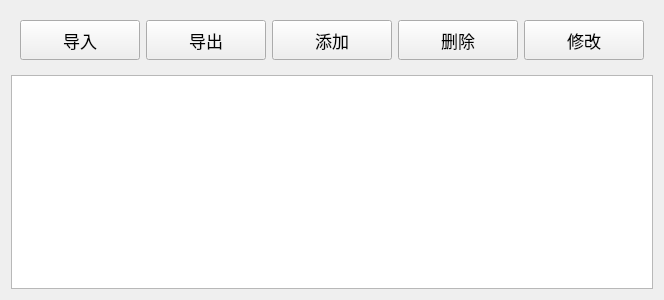
<?xml version="1.0" encoding="UTF-8"?>
<ui version="4.0">
 <class>Safety_rules</class>
 <widget class="QWidget" name="Safety_rules">
  <property name="geometry">
   <rect>
    <x>0</x>
    <y>0</y>
    <width>660</width>
    <height>300</height>
   </rect>
  </property>
  <property name="windowTitle">
   <string>Form</string>
  </property>
  <layout class="QVBoxLayout" name="verticalLayout">
   <item alignment="Qt::AlignLeft">
    <widget class="QWidget" name="opt" native="true">
     <layout class="QHBoxLayout" name="horizontalLayout">
      <item>
       <widget class="QPushButton" name="btn_import">
        <property name="minimumSize">
         <size>
          <width>120</width>
          <height>40</height>
         </size>
        </property>
        <property name="font">
         <font>
          <pointsize>13</pointsize>
         </font>
        </property>
        <property name="text">
         <string>导入</string>
        </property>
       </widget>
      </item>
      <item>
       <widget class="QPushButton" name="btn_output">
        <property name="minimumSize">
         <size>
          <width>120</width>
          <height>40</height>
         </size>
        </property>
        <property name="font">
         <font>
          <pointsize>13</pointsize>
         </font>
        </property>
        <property name="text">
         <string>导出</string>
        </property>
       </widget>
      </item>
      <item>
       <widget class="QPushButton" name="add">
        <property name="minimumSize">
         <size>
          <width>120</width>
          <height>40</height>
         </size>
        </property>
        <property name="font">
         <font>
          <pointsize>13</pointsize>
         </font>
        </property>
        <property name="text">
         <string>添加</string>
        </property>
       </widget>
      </item>
      <item>
       <widget class="QPushButton" name="del">
        <property name="minimumSize">
         <size>
          <width>120</width>
          <height>40</height>
         </size>
        </property>
        <property name="font">
         <font>
          <pointsize>13</pointsize>
         </font>
        </property>
        <property name="text">
         <string>删除</string>
        </property>
       </widget>
      </item>
      <item>
       <widget class="QPushButton" name="modify">
        <property name="minimumSize">
         <size>
          <width>120</width>
          <height>40</height>
         </size>
        </property>
        <property name="font">
         <font>
          <pointsize>13</pointsize>
         </font>
        </property>
        <property name="text">
         <string>修改</string>
        </property>
       </widget>
      </item>
     </layout>
    </widget>
   </item>
   <item>
    <widget class="QTableWidget" name="tableWidget"/>
   </item>
  </layout>
 </widget>
 <resources/>
 <connections/>
</ui>
